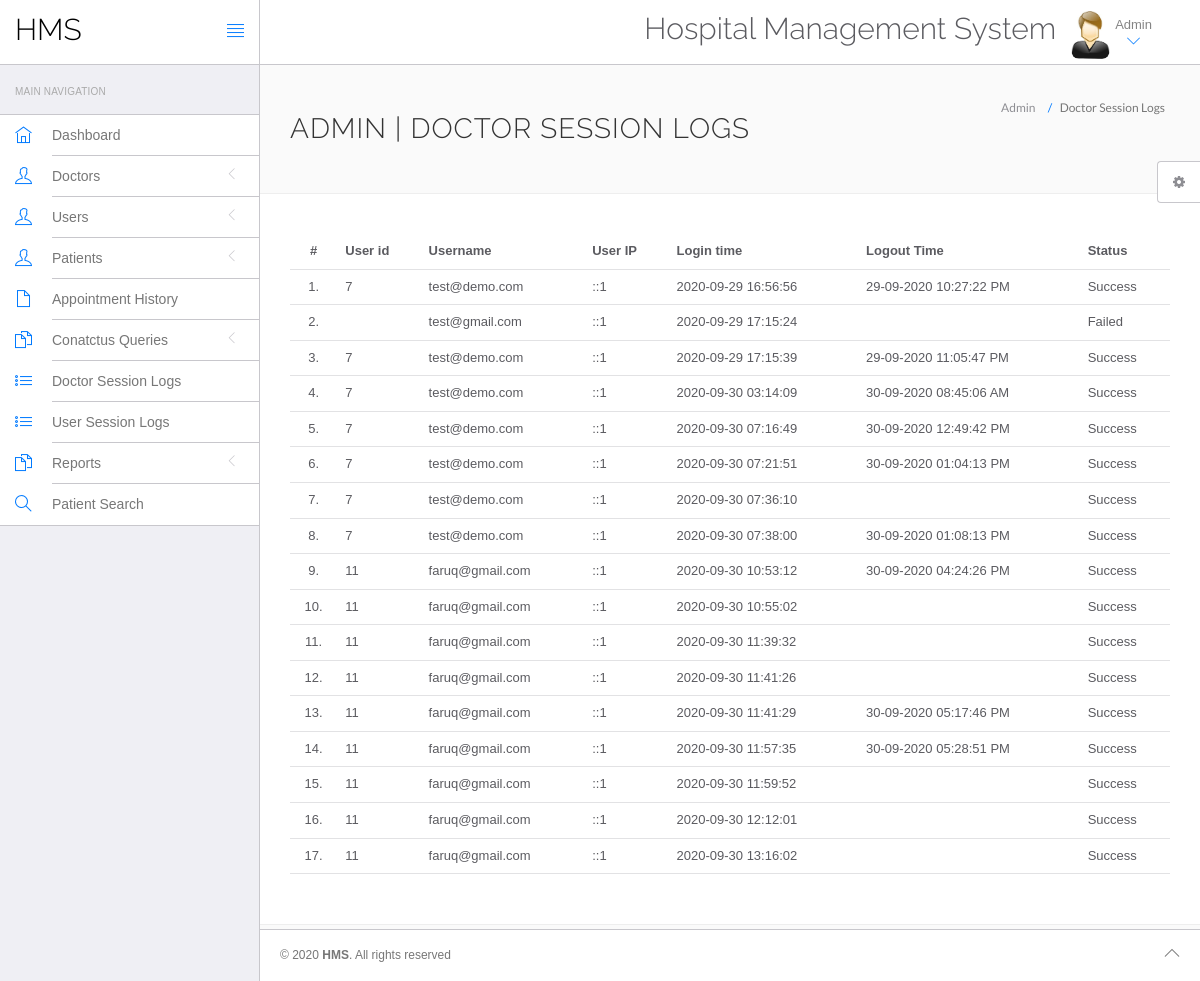
Page /Doctor_Appointment_Management_System/hospital/hms/admin/doctor-logs.php (signed in) on the committed database.
### tables this page shows
CREATE TABLE `doctorslog` (
  `id` int(11) NOT NULL,
  `uid` int(11) DEFAULT NULL,
  `username` varchar(255) DEFAULT NULL,
  `userip` binary(16) DEFAULT NULL,
  `loginTime` timestamp NULL DEFAULT current_timestamp(),
  `logout` varchar(255) DEFAULT NULL,
  `status` int(11) DEFAULT NULL
);

### Doctor_Appointment_Management_System/hospital/hms/admin/doctor-logs.php (the view, shortened to what this page needs)
<?php
include('include/config.php');
?>
<!DOCTYPE html>
<html lang="en">
	<head>
		<link rel="stylesheet" href="vendor/bootstrap/css/bootstrap.min.css">
		<link rel="stylesheet" href="vendor/fontawesome/css/font-awesome.min.css">
		<link rel="stylesheet" href="vendor/themify-icons/themify-icons.min.css">
		<link href="vendor/animate.css/animate.min.css" rel="stylesheet" media="screen">
		<link href="vendor/perfect-scrollbar/perfect-scrollbar.min.css" rel="stylesheet" media="screen">
		<link href="vendor/switchery/switchery.min.css" rel="stylesheet" media="screen">
		<link href="vendor/bootstrap-touchspin/jquery.bootstrap-touchspin.min.css" rel="stylesheet" media="screen">
		<link href="vendor/select2/select2.min.css" rel="stylesheet" media="screen">
		<link href="vendor/bootstrap-datepicker/bootstrap-datepicker3.standalone.min.css" rel="stylesheet" media="screen">
		<link href="vendor/bootstrap-timepicker/bootstrap-timepicker.min.css" rel="stylesheet" media="screen">
		<link rel="stylesheet" href="assets/css/styles.css">
		<link rel="stylesheet" href="assets/css/plugins.css">
		<link rel="stylesheet" href="assets/css/themes/theme-1.css" id="skin_color" />
	</head>
	<body>
		<div id="app">
<?php include('include/sidebar.php');?>
			<div class="app-content">
					<?php include('include/header.php');?>
				<div class="main-content" >
					<div class="wrap-content container" id="container">
						<section id="page-title">
							<div class="row">
								<div class="col-sm-8">
									<h1 class="mainTitle">Admin  | Doctor Session Logs</h1>
																	</div>
								<ol class="breadcrumb">
									<li>
										<span>Admin </span>
									</li>
									<li class="active">
										<span>Doctor Session Logs</span>
									</li>
								</ol>
							</div>
						</section>
						<div class="container-fluid container-fullw bg-white">
									<div class="row">
								<div class="col-md-12">
									<table class="table table-hover" id="sample-table-1">
										<thead>
											<tr>
												<th class="center">#</th>
												<th class="hidden-xs">User id</th>
												<th>Username</th>
												<th>User IP</th>
												<th>Login time</th>
												<th>Logout Time </th>
												<th> Status </th>
											</tr>
										</thead>
										<tbody>
<?php
$sql=mysqli_query($con,"select * from doctorslog ");
$cnt=1;
while($row=mysqli_fetch_array($sql))
{
?>
											<tr>
												<td class="center"><?php echo $cnt;?>.</td>
												<td class="hidden-xs"><?php echo $row['uid'];?></td>
												<td class="hidden-xs"><?php echo $row['username'];?></td>
												<td><?php echo $row['userip'];?></td>
												<td><?php echo $row['loginTime'];?></td>
												<td><?php echo $row['logout'];?>
												</td>
												<td>
<?php if($row['status']==1)
{
	echo "Success";
}
else
{
	echo "Failed";
}?>
</td>
											</tr>
											<?php
$cnt=$cnt+1;
											 }?>
										</tbody>
									</table>
								</div>
							</div>
								</div>
					</div>
				</div>
			</div>
	<?php include('include/footer.php');?>
	<?php include('include/setting.php');?>
		</div>
	</body>
</html>

### Doctor_Appointment_Management_System/hospital/hms/admin/assets/css/themes/theme-1.css (style rules this page uses)
body { background: #FAFAFA; }

### rows in the picture
doctorslog: uid "7", username "test@demo.com", userip "::1", loginTime "2020-09-29 16:56:56", logout "29-09-2020 10:27:22 PM", status "Success"
doctorslog: username "test@gmail.com", userip "::1", loginTime "2020-09-29 17:15:24", status "Failed"
doctorslog: uid "7", username "test@demo.com", userip "::1", loginTime "2020-09-29 17:15:39", logout "29-09-2020 11:05:47 PM", status "Success"
doctorslog: uid "7", username "test@demo.com", userip "::1", loginTime "2020-09-30 03:14:09", logout "30-09-2020 08:45:06 AM", status "Success"
doctorslog: uid "7", username "test@demo.com", userip "::1", loginTime "2020-09-30 07:16:49", logout "30-09-2020 12:49:42 PM", status "Success"
doctorslog: uid "7", username "test@demo.com", userip "::1", loginTime "2020-09-30 07:21:51", logout "30-09-2020 01:04:13 PM", status "Success"
doctorslog: uid "7", username "test@demo.com", userip "::1", loginTime "2020-09-30 07:36:10", status "Success"
doctorslog: uid "7", username "test@demo.com", userip "::1", loginTime "2020-09-30 07:38:00", logout "30-09-2020 01:08:13 PM", status "Success"
doctorslog: uid "11", username "faruq@gmail.com", userip "::1", loginTime "2020-09-30 10:53:12", logout "30-09-2020 04:24:26 PM", status "Success"
doctorslog: uid "11", username "faruq@gmail.com", userip "::1", loginTime "2020-09-30 10:55:02", status "Success"
doctorslog: uid "11", username "faruq@gmail.com", userip "::1", loginTime "2020-09-30 11:39:32", status "Success"
doctorslog: uid "11", username "faruq@gmail.com", userip "::1", loginTime "2020-09-30 11:41:26", status "Success"
doctorslog: uid "11", username "faruq@gmail.com", userip "::1", loginTime "2020-09-30 11:41:29", logout "30-09-2020 05:17:46 PM", status "Success"
doctorslog: uid "11", username "faruq@gmail.com", userip "::1", loginTime "2020-09-30 11:57:35", logout "30-09-2020 05:28:51 PM", status "Success"
doctorslog: uid "11", username "faruq@gmail.com", userip "::1", loginTime "2020-09-30 11:59:52", status "Success"
doctorslog: uid "11", username "faruq@gmail.com", userip "::1", loginTime "2020-09-30 12:12:01", status "Success"
doctorslog: uid "11", username "faruq@gmail.com", userip "::1", loginTime "2020-09-30 13:16:02", status "Success"
